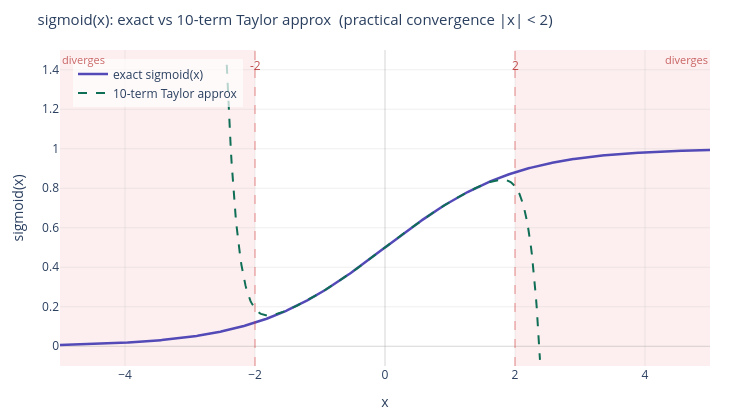

The notebook cell saved with this chart:
### Markdown cell above
### Sigmoid Convergence

### Code cell
import numpy as np
import plotly.graph_objects as go

def exact_sigmoid(x):
    return 1 / (1 + np.exp(-x))

def approx_sigmoid10(x):
    coeffs = [
        (0,  1,        2),
        (1,  1,        4),
        (3, -1,        48),
        (5,  1,        480),
        (7, -17,       80640),
        (9,  31,       1451520),
        (11, -691,     319334400),
        (13,  5461,    24908083200),
        (15, -929569,  429079654400),
    ]
    result = np.zeros_like(x, dtype=float)
    for deg, num, den in coeffs:
        result += (num / den) * np.power(x, deg)
    return result

xs = np.linspace(-5.0, 5.0, 800)
exact  = exact_sigmoid(xs)
approx = approx_sigmoid10(xs)

PRACTICAL_BOUND = 2.0
CLIP = 1.5
approx_clipped = np.where((np.abs(approx) > CLIP) | (approx < -0.1), np.nan, approx)

fig = go.Figure()

# divergence shading
fig.add_vrect(
    x0=-5.0, x1=-PRACTICAL_BOUND,
    fillcolor="rgba(220,50,50,0.08)",
    layer="below", line_width=0,
    annotation_text="diverges", annotation_position="top left",
    annotation_font_size=11, annotation_font_color="rgba(180,40,40,0.7)"
)
fig.add_vrect(
    x0=PRACTICAL_BOUND, x1=5.0,
    fillcolor="rgba(220,50,50,0.08)",
    layer="below", line_width=0,
    annotation_text="diverges", annotation_position="top right",
    annotation_font_size=11, annotation_font_color="rgba(180,40,40,0.7)"
)

# practical boundary lines
for xv in [-PRACTICAL_BOUND, PRACTICAL_BOUND]:
    fig.add_vline(
        x=xv,
        line_dash="dash", line_color="rgba(220,50,50,0.45)", line_width=1.2,
    )

# exact sigmoid
fig.add_trace(go.Scatter(
    x=xs, y=exact,
    mode="lines",
    name="exact sigmoid(x)",
    line=dict(color="#534AB7", width=2.5),
))

# 10-term approximation
fig.add_trace(go.Scatter(
    x=xs, y=approx_clipped,
    mode="lines",
    name="10-term Taylor approx",
    line=dict(color="#0F6E56", width=2, dash="dash"),
    connectgaps=False,
))

# boundary labels
for xv, label in [(-PRACTICAL_BOUND, "-2"), (PRACTICAL_BOUND, "2")]:
    fig.add_annotation(
        x=xv, y=1.42,
        text=label,
        showarrow=False,
        font=dict(size=12, color="rgba(180,40,40,0.8)"),
    )

fig.add_annotation(
    x=0, y=-0.12,
    text="practical bound |x| < 2  (theoretical radius |x| < π with infinite terms)",
    showarrow=False,
    font=dict(size=11, color="rgba(100,100,100,0.85)"),
    bgcolor="rgba(255,255,255,0.6)",
)

fig.update_layout(
    title=dict(
        text="sigmoid(x): exact vs 10-term Taylor approx  (practical convergence |x| < 2)",
        font=dict(size=15),
    ),
    xaxis=dict(
        title="x",
        range=[-5.0, 5.0],
        zeroline=True, zerolinewidth=1, zerolinecolor="rgba(150,150,150,0.4)",
        gridcolor="rgba(150,150,150,0.15)",
    ),
    yaxis=dict(
        title="sigmoid(x)",
        range=[-0.1, 1.5],
        zeroline=True, zerolinewidth=1, zerolinecolor="rgba(150,150,150,0.4)",
        gridcolor="rgba(150,150,150,0.15)",
    ),
    legend=dict(x=0.02, y=0.97, bgcolor="rgba(255,255,255,0.7)", borderwidth=0),
    plot_bgcolor="white",
    paper_bgcolor="white",
    width=750,
    height=420,
    margin=dict(l=60, r=40, t=50, b=50),
)

fig.show()

### Figure 1 — Plotly figure (JSON) as saved in the notebook; plotly's stock layout.template omitted (floating-point values rounded to 4 significant figures; data arrays with more than 128 entries replaced by an {"elided": "..."} marker saying what was removed)
{"data": [{"line": {"color": "#534AB7", "width": 2.5}, "mode": "lines", "name": "exact sigmoid(x)", "type": "scatter", "x": {"elided": "800 float values"}, "y": {"elided": "800 float values"}}, {"connectgaps": false, "line": {"color": "#0F6E56", "dash": "dash", "width": 2}, "mode": "lines", "name": "10-term Taylor approx", "type": "scatter", "x": {"elided": "800 float values"}, "y": {"elided": "800 float values"}}], "layout": {"annotations": [{"font": {"color": "rgba(180,40,40,0.7)", "size": 11}, "showarrow": false, "text": "diverges", "x": -5, "xanchor": "left", "xref": "x", "y": 1, "yanchor": "top", "yref": "y domain"}, {"font": {"color": "rgba(180,40,40,0.7)", "size": 11}, "showarrow": false, "text": "diverges", "x": 5, "xanchor": "right", "xref": "x", "y": 1, "yanchor": "top", "yref": "y domain"}, {"font": {"color": "rgba(180,40,40,0.8)", "size": 12}, "showarrow": false, "text": "-2", "x": -2, "y": 1.42}, {"font": {"color": "rgba(180,40,40,0.8)", "size": 12}, "showarrow": false, "text": "2", "x": 2, "y": 1.42}, {"bgcolor": "rgba(255,255,255,0.6)", "font": {"color": "rgba(100,100,100,0.85)", "size": 11}, "showarrow": false, "text": "practical bound |x| < 2  (theoretical radius |x| < π with infinite terms)", "x": 0, "y": -0.12}], "height": 420, "legend": {"bgcolor": "rgba(255,255,255,0.7)", "borderwidth": 0, "x": 0.02, "y": 0.97}, "margin": {"b": 50, "l": 60, "r": 40, "t": 50}, "paper_bgcolor": "white", "plot_bgcolor": "white", "shapes": [{"fillcolor": "rgba(220,50,50,0.08)", "layer": "below", "line": {"width": 0}, "type": "rect", "x0": -5, "x1": -2, "xref": "x", "y0": 0, "y1": 1, "yref": "y domain"}, {"fillcolor": "rgba(220,50,50,0.08)", "layer": "below", "line": {"width": 0}, "type": "rect", "x0": 2, "x1": 5, "xref": "x", "y0": 0, "y1": 1, "yref": "y domain"}, {"line": {"color": "rgba(220,50,50,0.45)", "dash": "dash", "width": 1.2}, "type": "line", "x0": -2, "x1": -2, "xref": "x", "y0": 0, "y1": 1, "yref": "y domain"}, {"line": {"color": "rgba(220,50,50,0.45)", "dash": "dash", "width": 1.2}, "type": "line", "x0": 2, "x1": 2, "xref": "x", "y0": 0, "y1": 1, "yref": "y domain"}], "title": {"font": {"size": 15}, "text": "sigmoid(x): exact vs 10-term Taylor approx  (practical convergence |x| < 2)"}, "width": 750, "xaxis": {"gridcolor": "rgba(150,150,150,0.15)", "range": [-5, 5], "title": {"text": "x"}, "zeroline": true, "zerolinecolor": "rgba(150,150,150,0.4)", "zerolinewidth": 1}, "yaxis": {"gridcolor": "rgba(150,150,150,0.15)", "range": [-0.1, 1.5], "title": {"text": "sigmoid(x)"}, "zeroline": true, "zerolinecolor": "rgba(150,150,150,0.4)", "zerolinewidth": 1}}}
